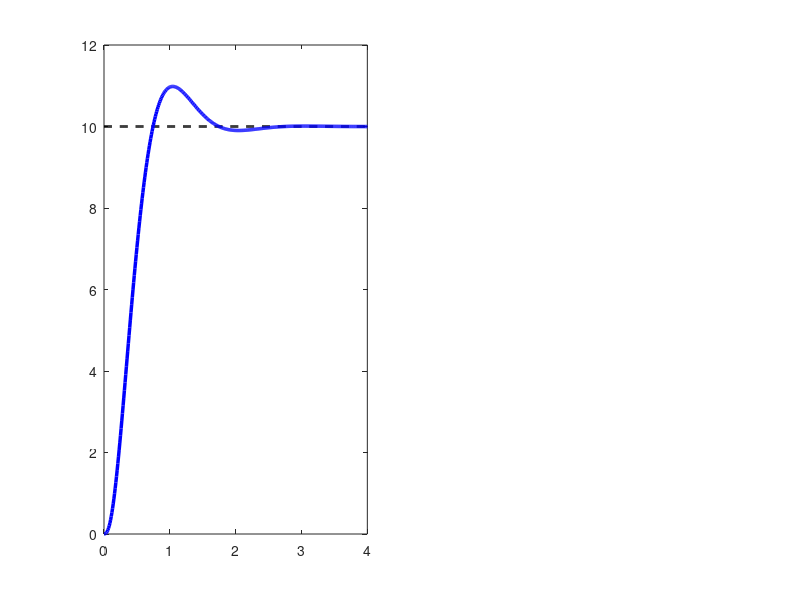

Recreate this plot in MATLAB. (Note: this script raises an error after producing the figure.)
% =========================================================================
% Control en Espacio de Estados (3x3) - Control de POSICIÓN angular
% del Motor BDC en DOMINIO DISCRETO (Z) - Listo para microcontrolador
% Parámetros: planta real (Ra=11, La=0.008, Kb=0.0014, Je=7.56e-4, Be=1e-5)
% =========================================================================

clear; clc; close all;

disp('=========================================================================');
disp('   Diseño de Control Moderno Digital: Asignación de Polos en Dominio Z   ');
disp('=========================================================================');

%% 1. ESPECIFICACIONES DE DISEÑO Y MUESTREO
% Parámetros configurables por el usuario / ingeniero
Mp = 0.10;         % Sobreimpulso máximo (Ej: 0.40 = 40%)
tp = 1;           % Tiempo pico deseado (s)
Ts = 0.01;         % Tiempo de muestreo: 10 ms
Ref_grados = 10;   % Ángulo objetivo en estado estacionario (Grados)

Ref_rad = deg2rad(Ref_grados); % Conversión obligatoria al SI para la matemática

fprintf('--- 1. Especificaciones ---\n');
fprintf('Sobreimpulso (Mp) : %.0f%%\n', Mp*100);
fprintf('Tiempo pico (tp)  : %.4f s\n', tp);
fprintf('Tiempo de muestreo: %.3f s\n', Ts);
fprintf('Objetivo (Ref)    : %.2f Grados (%.4f Radianes)\n\n', Ref_grados, Ref_rad);

%% 2. MODELO DE LA PLANTA (CONTINUO -> DISCRETO)
% Parámetros físicos
Ra = 11; La = 0.008; Kb = 0.0014; Je = 0.000756; Be = 0.00001;

A = [-Ra/La, -Kb/La,  0 ; 
      Kb/Je, -Be/Je,  0 ;
          0,      1,  0 ]; 

B = [1/La ; 0 ; 0 ];
C = [0, 0, 1];   % ¡Ojo! Solo medimos la posición (Estado 3)
D = 0;

sys_c = ss(A, B, C, D);

% Discretización exacta (ZOH)
sys_d = c2d(sys_c, Ts, 'zoh');

Ad = sys_d.A;  
Bd = sys_d.B;  
Cd = sys_d.C;
Dd = sys_d.D;
n_estados = size(Ad, 1);

%% 3. ANÁLISIS DE CONTROLABILIDAD Y OBSERVABILIDAD
disp('--- 2. Análisis de Propiedades del Sistema ---');

Co = ctrb(Ad, Bd);
if rank(Co) == n_estados
    disp('[OK] El sistema es completamente CONTROLABLE.');
else
    error('[ERROR] Sistema NO controlable.');
end

Ob = obsv(Ad, Cd);
if rank(Ob) == n_estados
    disp('[OK] El sistema es completamente OBSERVABLE.');
else
    disp('[ADVERTENCIA] Sistema NO es completamente observable.');
end
disp(' ');

%% 4. CÁLCULO DE POLOS (MAPEO DE S A Z)
zeta = -log(Mp) / sqrt(pi^2 + (log(Mp))^2);
wn = pi / (tp * sqrt(1 - zeta^2));

sigma = zeta * wn;
wd = wn * sqrt(1 - zeta^2);

s1 = -sigma + 1i*wd; 
s2 = -sigma - 1i*wd;
s3 = -10 * sigma; % Polo dominante alejado 

% Mapeo de S a Z (z = exp(s*Ts))
z1 = exp(s1 * Ts);
z2 = exp(s2 * Ts);
z3 = exp(s3 * Ts);
P_z = [z1; z2; z3];

disp('--- 3. Polos Calculados ---');
fprintf('Polo Discreto z1, z2 : %.4f +/- %.4fi\n', real(z1), imag(z1));
fprintf('Polo Discreto z3     : %.4f\n\n', z3);

%% 5. DISEÑO DEL CONTROLADOR DIGITAL
K_z = place(Ad, Bd, P_z);
A_cl_z = Ad - Bd*K_z;
sys_cl_z_sin_ajuste = ss(A_cl_z, Bd, Cd, Dd, Ts);

% Pre-compensador para garantizar error cero en estado estacionario
K_dc = 1 / dcgain(sys_cl_z_sin_ajuste); 

disp('--- 4. Ganancias del Microcontrolador ---');
fprintf('Vector Kz (Realimentación) : [%.4f, %.4f, %.4f]\n', K_z(1), K_z(2), K_z(3));
fprintf('Ganancia K_dc (Pre-comp)   : %.4f\n\n', K_dc);

%% 6. SIMULACIÓN DIGITAL DINÁMICA
% TRUCO DE PROFESOR: El tiempo de simulación se ajusta al 'tp'
% Un sistema de 2do orden se asienta aprox en 4 o 5 veces el tp.
t_end = 4 * tp; 
t_sim = 0:Ts:t_end;
N = length(t_sim);

% El vector de referencia usa radianes internamente
Referencia_rad = Ref_rad * ones(1, N); 

x = zeros(3, N);
y_rad = zeros(1, N);
u = zeros(1, N);

for k = 1:N-1
    y_rad(k) = Cd * x(:, k);
    u(k) = -K_z * x(:, k) + K_dc * Referencia_rad(k);
    x(:, k+1) = Ad * x(:, k) + Bd * u(k);
end
y_rad(N) = Cd * x(:, N);
u(N) = -K_z * x(:, N) + K_dc * Referencia_rad(N);

%% 7. GRÁFICOS Y VALIDACIÓN MEJORADA
% Conversión de la salida matemática a Grados para el usuario
y_grados = rad2deg(y_rad);
Referencia_grados = rad2deg(Referencia_rad);

figure('Name', sprintf('Control Digital Z - Ref: %.1f° | tp: %.1fs', Ref_grados, tp), 'Position', [100, 100, 1000, 450], 'Color', 'w');

% --- Gráfico 1: Posición en GRADOS ---
ax1 = subplot(1,2,1);
plot(t_sim, Referencia_grados, 'k--', 'LineWidth', 2); hold on;
plot(t_sim, y_grados, 'b-', 'LineWidth', 2.5);

% Línea vertical dinámica para tp
xline(tp, 'm:', sprintf('tp = %.2fs', tp), 'LabelVerticalAlignment', 'bottom', 'LineWidth', 1.5, 'FontSize', 10);

title(sprintf('1. Posición Angular (Objetivo: %.1f°)', Ref_grados), 'FontSize', 12);
xlabel('Tiempo (s)', 'FontWeight', 'bold'); 
ylabel('Posición (Grados °)', 'FontWeight', 'bold');
legend('Referencia', 'Posición del Eje', 'Location', 'SouthEast');
grid on; ax1.GridAlpha = 0.4;
xlim([0, t_end]);
% Ajuste dinámico del eje Y para que el sobreimpulso se vea limpio
ylim([0, Ref_grados * (1 + Mp + 0.15)]); 

% --- Gráfico 2: Voltaje (Esfuerzo de Control) ---
ax2 = subplot(1,2,2);
stairs(t_sim, u, 'r', 'LineWidth', 1.5); hold on;
yline(0, 'k-', 'HandleVisibility','off');

title('2. Esfuerzo de Control (Voltaje V_a)', 'FontSize', 12);
xlabel('Tiempo (s)', 'FontWeight', 'bold'); 
ylabel('Voltaje (V)', 'FontWeight', 'bold');
legend('PWM Discreto (ZOH)', 'Location', 'NorthEast');
grid on; ax2.GridAlpha = 0.4;
xlim([0, t_end]);

% Enlace de ejes X para hacer zoom simultáneo
linkaxes([ax1, ax2], 'x');

%% 8. REPORTE NUMÉRICO FINAL
% Usamos los radianes para que la matemática de stepinfo no falle con escalas
info_real = stepinfo(y_rad, t_sim, Referencia_rad(end));
disp('--- 5. Verificación de Resultados ---');
fprintf('Sobreimpulso Obtenido: %.2f %% (Esperado: %.2f %%)\n', info_real.Overshoot, Mp*100);
fprintf('Tiempo Pico Obtenido : %.4f s (Esperado: %.4f s)\n', info_real.PeakTime, tp);
